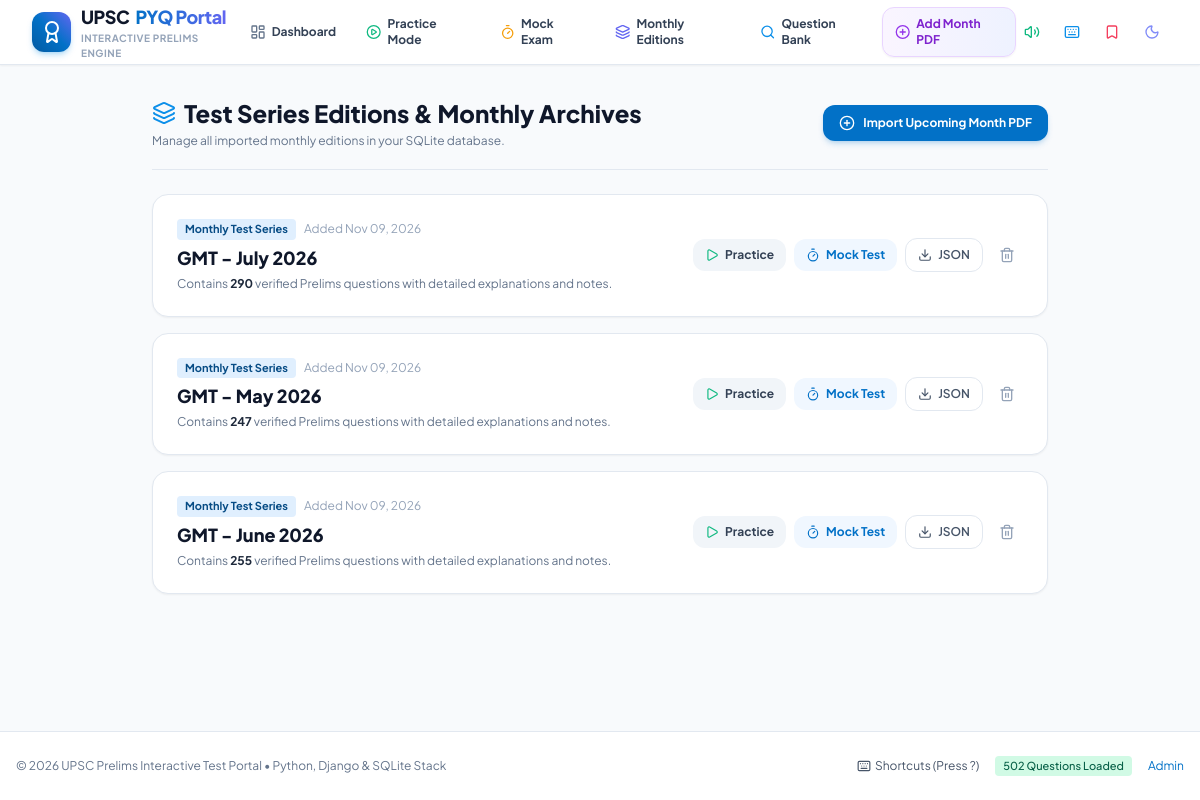
The page /editions/ on the database its author committed.
### quiz/models.py (models this page shows, shortened)
class Source(models.Model):
    title = models.CharField(max_length=200)
    slug = models.SlugField(max_length=200, unique=True, blank=True)
    file = models.FileField(upload_to='pdf_sources/', null=True, blank=True)
    total_questions = models.IntegerField(default=0)
    created_at = models.DateTimeField(auto_now_add=True)
    class Meta:
        ordering = ['-created_at']

### quiz/views.py (the view)
# urls.py: path('editions/', views.editions_manager, name='editions'),
def editions_manager(request):
    sources = Source.objects.annotate(q_count=Count('questions')).order_by('-created_at')
    context = {
        'sources': sources,
    }
    return render(request, 'quiz/editions.html', context)

### templates/quiz/editions.html (shortened to what this page needs)
{% extends 'base.html' %}
{% block content %}
<div class="max-w-4xl mx-auto space-y-6">
    <div class="flex flex-col sm:flex-row sm:items-center justify-between gap-4 border-b border-slate-200 dark:border-slate-800 pb-5">
        <div>
            <h1 class="text-2xl font-extrabold text-slate-900 dark:text-white flex items-center gap-2">
                <i data-lucide="layers" class="w-6 h-6 text-brand-500"></i>
                Test Series Editions & Monthly Archives
            </h1>
            <p class="text-xs text-slate-500 dark:text-slate-400 mt-1">
                Manage all imported monthly editions in your SQLite database.
            </p>
        </div>
        <a href="{% url 'quiz:upload_pdf' %}" class="inline-flex items-center gap-2 px-4 py-2.5 rounded-xl bg-brand-600 hover:bg-brand-500 text-white text-xs font-bold shadow-md shadow-brand-600/20 transition-all">
            <i data-lucide="plus-circle" class="w-4 h-4"></i>
            Import Upcoming Month PDF
        </a>
    </div>
    <div class="space-y-4">
        {% for s in sources %}
        <div class="bg-white dark:bg-slate-900 border border-slate-200 dark:border-slate-800 rounded-2xl p-5 sm:p-6 shadow-sm hover:shadow-md transition-shadow flex flex-col md:flex-row md:items-center justify-between gap-4">
            <div class="space-y-1">
                <div class="flex items-center gap-2">
                    <span class="inline-flex items-center px-2 py-0.5 rounded text-[11px] font-bold bg-brand-100 dark:bg-brand-950 text-brand-800 dark:text-brand-300">
                        Monthly Test Series
                    </span>
                    <span class="text-xs text-slate-400">
                        Added {{ s.created_at|date:"M d, Y" }}
                    </span>
                </div>
                <h3 class="text-lg font-extrabold text-slate-900 dark:text-white">
                    {{ s.title }}
                </h3>
                <p class="text-xs text-slate-500 dark:text-slate-400">
                    Contains <strong class="text-slate-800 dark:text-slate-200">{{ s.total_questions }}</strong> verified Prelims questions with detailed explanations and notes.
                </p>
            </div>
            <div class="flex flex-wrap items-center gap-2">
                <a href="{% url 'quiz:practice' %}?source={{ s.slug }}" class="px-3 py-2 rounded-xl bg-slate-100 dark:bg-slate-800 hover:bg-slate-200 dark:hover:bg-slate-700 text-slate-700 dark:text-slate-200 text-xs font-bold transition-colors flex items-center gap-1.5">
                    <i data-lucide="play" class="w-3.5 h-3.5 text-emerald-500"></i> Practice
                </a>
                <form method="POST" action="{% url 'quiz:exam_setup' %}" class="inline">
                    <button type="submit" class="px-3 py-2 rounded-xl bg-brand-50 dark:bg-brand-950/40 hover:bg-brand-100 text-brand-600 dark:text-brand-400 text-xs font-bold transition-colors flex items-center gap-1.5">
                        <i data-lucide="timer" class="w-3.5 h-3.5"></i> Mock Test
                    </button>
                </form>
                <a href="{% url 'quiz:export_edition_json' s.slug %}" class="px-3 py-2 rounded-xl border border-slate-200 dark:border-slate-700 hover:bg-slate-50 dark:hover:bg-slate-800 text-slate-600 dark:text-slate-400 text-xs font-semibold transition-colors flex items-center gap-1.5" title="Export as JSON">
                    <i data-lucide="download" class="w-3.5 h-3.5"></i> JSON
                </a>
                <form method="POST" action="{% url 'quiz:delete_edition' s.slug %}" onsubmit="return confirm('Are you sure you want to delete {{ s.title }} and its questions?');" class="inline">
                    <button type="submit" class="p-2 rounded-xl text-slate-400 hover:text-rose-500 hover:bg-rose-50 dark:hover:bg-rose-950/40 transition-colors" title="Delete Edition">
                        <i data-lucide="trash-2" class="w-4 h-4"></i>
                    </button>
                </form>
            </div>
        </div>
        {% endfor %}
    </div>
</div>
{% endblock %}

### templates/base.html (style rules this page uses)
body { font-family: 'Plus Jakarta Sans', sans-serif; }

### rows shown on the page
Source: created_at "Nov 09, 2026", title "GMT - July 2026", total_questions "290"
Source: created_at "Nov 09, 2026", title "GMT - May 2026", total_questions "247"
Source: created_at "Nov 09, 2026", title "GMT - June 2026", total_questions "255"
